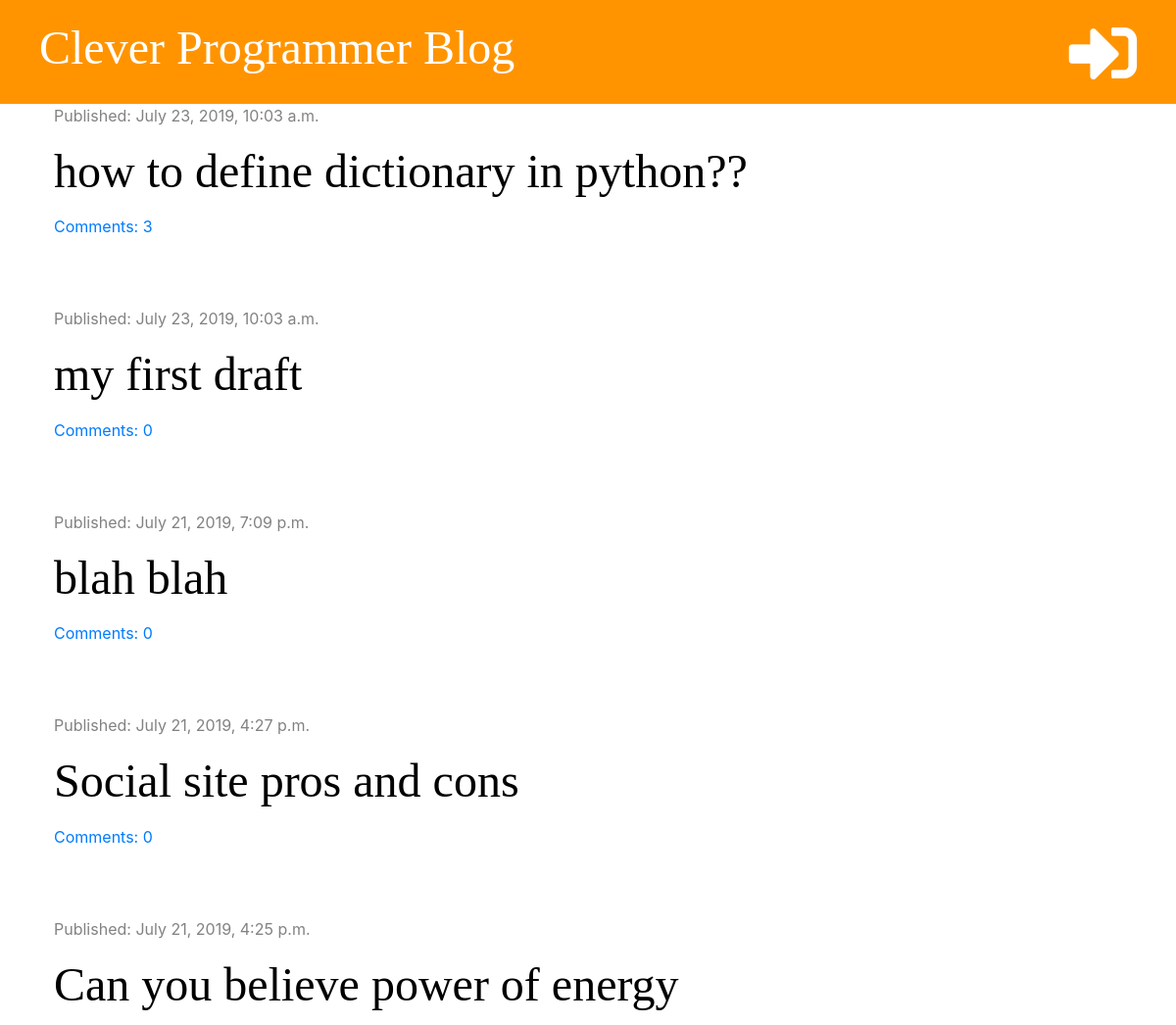
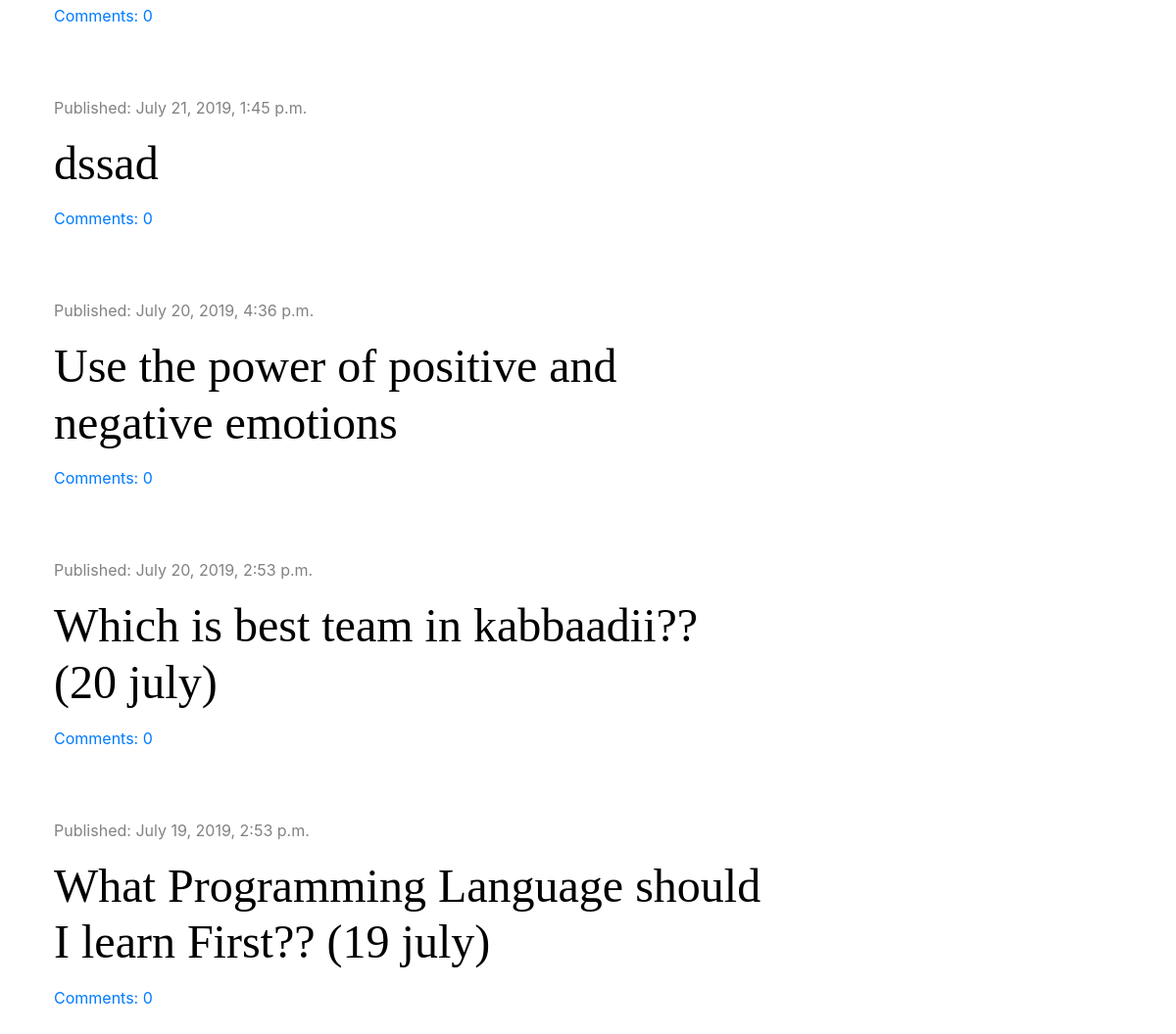
The app's page /, older data (2 pictures, top to bottom).
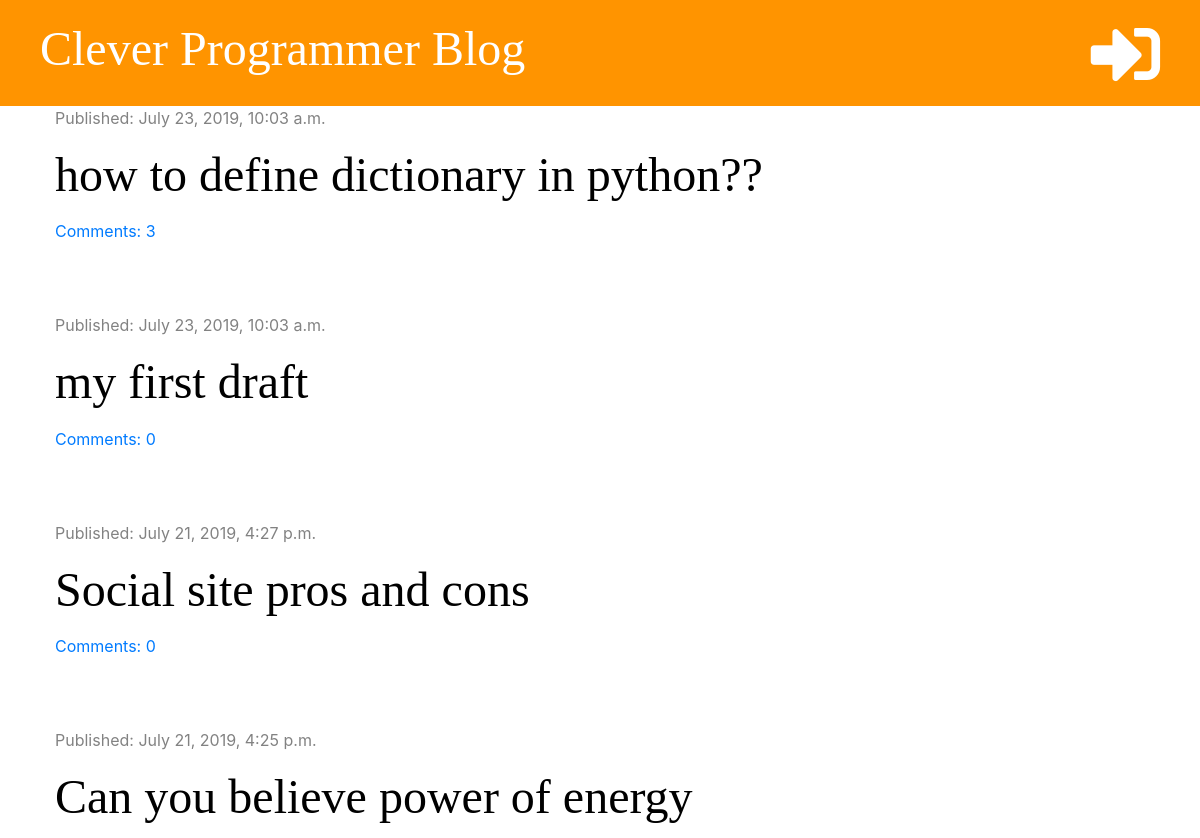
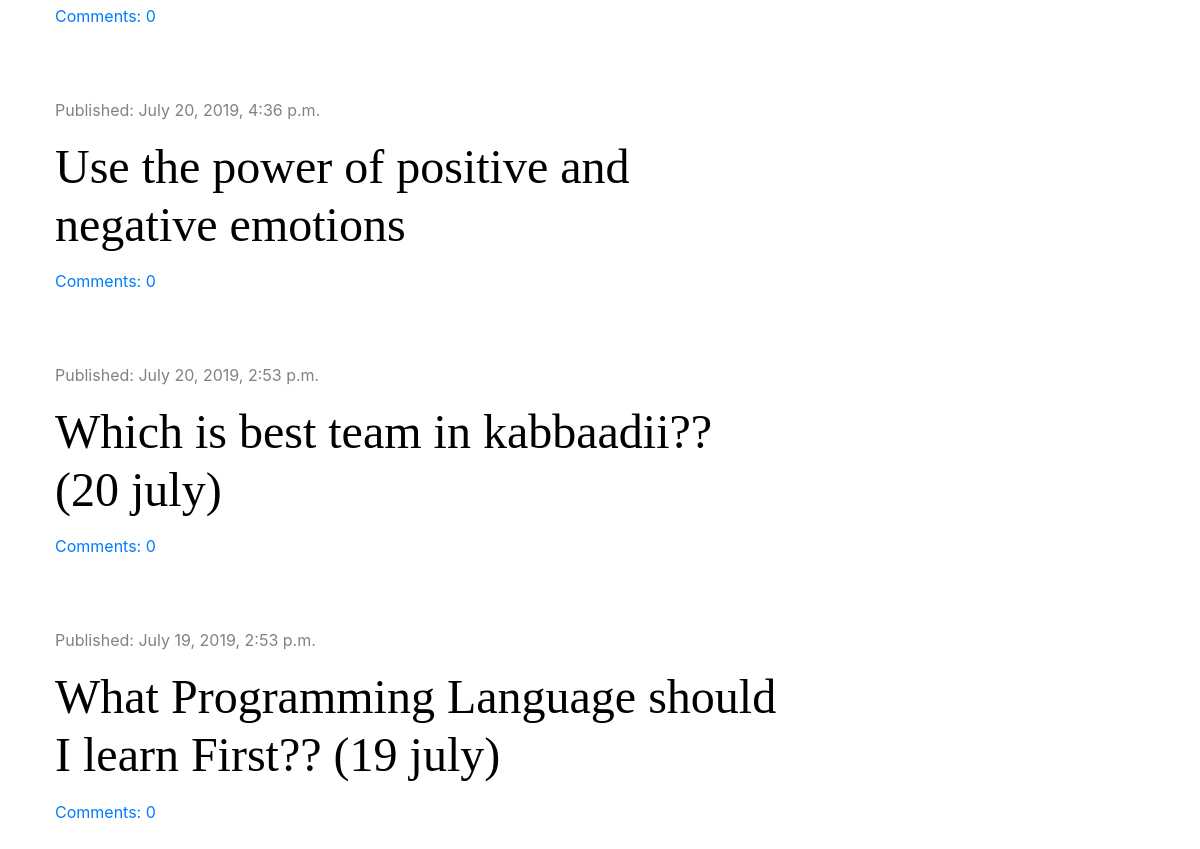
The same page, newer data (2 pictures, top to bottom).
### blog/models.py (models this page shows, shortened)
class Post(models.Model):
    author = models.ForeignKey('auth.User', on_delete = models.CASCADE)
    title = models.CharField(max_length = 200)
    text = models.TextField()
    created_date = models.DateTimeField(default = timezone.now)
    published_date = models.DateTimeField(blank=True, null=True)
    def approved_comments(self):
        return self.comments.filter(approved=True)

### blog/views.py (the view)
# urls.py: path('', views.post_list, name="post_list"),
def post_list(request):
    posts = Post.objects.filter(published_date__lte = timezone.now()).order_by('-published_date')
    stuff_for_frontend = {'posts' : posts}
    return render(request, 'blog/post_list.html', stuff_for_frontend)

### blog/templatetags/markdownify.py (called while the page is built)
@register.filter
def markdown(value):
    renderer = HighlightRenderer()
    markdown = mistune.Markdown(renderer=renderer)
    return markdown(value)

### blog/templates/blog/post_list.html (shortened to what this page needs)
{% extends 'blog/base.html' %}
{% load markdownify %}
{% block content %}
  {% for post in posts %}
    <div class="post">
        <div class="date">
          <p>Published: {{ post.published_date }}</p>
        </div>
        <h1><a href="{% url 'post_detail' pk=post.pk %}">{{ post.title }}</a></h1>
        <a href="{% url 'post_detail' pk=post.pk%}">Comments: {{ post.approved_comments.count }}</a>
    </div>
  {% endfor %}
{% endblock %}

Row changes from the older to the newer data that the page shows:
removed Post: published_date "July 21, 2019, 7:09 p.m.", title "blah blah", approved_comments.count "0"
removed Post: published_date "July 21, 2019, 1:45 p.m.", title "dssad", approved_comments.count "0"
